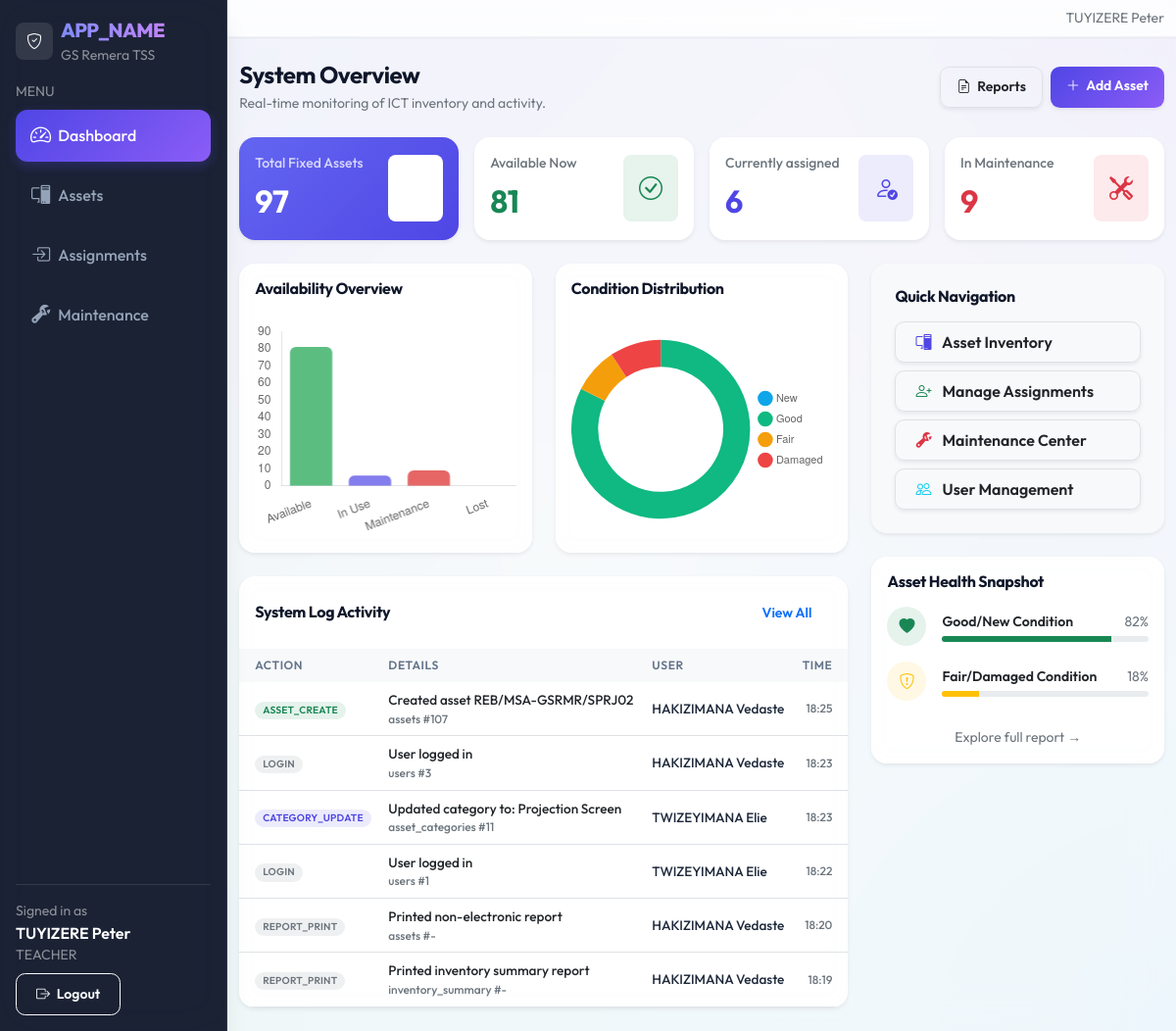
Page /index.php (signed in) on the committed database.
### tables this page shows
CREATE TABLE `audit_logs` (
  `id` bigint(20) UNSIGNED NOT NULL,
  `school_id` int(10) UNSIGNED NOT NULL,
  `user_id` int(10) UNSIGNED DEFAULT NULL,
  `action` varchar(50) NOT NULL,
  `entity` varchar(50) DEFAULT NULL,
  `entity_id` varchar(50) DEFAULT NULL,
  `description` varchar(255) DEFAULT NULL,
  `ip_address` varchar(45) DEFAULT NULL,
  `user_agent` varchar(255) DEFAULT NULL,
  `created_at` datetime NOT NULL DEFAULT CURRENT_TIMESTAMP
);

CREATE TABLE `users` (
  `id` int(10) UNSIGNED NOT NULL,
  `school_id` int(10) UNSIGNED NOT NULL,
  `role_id` int(10) UNSIGNED NOT NULL,
  `location_id` int(10) UNSIGNED DEFAULT NULL,
  `username` varchar(50) NOT NULL,
  `full_name` varchar(120) NOT NULL,
  `email` varchar(120) DEFAULT NULL,
  `password_hash` varchar(255) NOT NULL,
  `is_active` tinyint(1) NOT NULL DEFAULT '1',
  `last_login_at` datetime DEFAULT NULL,
  `created_at` datetime NOT NULL DEFAULT CURRENT_TIMESTAMP,
  `updated_at` datetime DEFAULT NULL ON UPDATE CURRENT_TIMESTAMP
);

### includes/url.php (called while the page is built, shortened)
<?php
function base_url(): string
{
  $b = defined('BASE_URL') ? (string)BASE_URL : '';
  $b = rtrim($b, '/');
  return $b;
}
function url(string $path): string
{
  $full = base_url() . $path;
  return $full === '' ? '/' : $full;
}

### index.php (the view, shortened to what this page needs)
<?php
require_once __DIR__ . '/includes/layout.php';
require_once __DIR__ . '/includes/url.php';
$pdo = db();
$sid = (int)$_SESSION['user']['school_id'];
$stats = [
  'total' => 0,
  'available' => 0,
  'in_use' => 0,
  'maintenance' => 0,
  'lost' => 0,
];
$scope_where = "school_id = ?";
$scope_params = [$sid];
$stmt_total = $pdo->prepare("SELECT COUNT(*) FROM assets WHERE $scope_where");
$stmt_total->execute($scope_params);
$stats['total'] = (int)$stmt_total->fetchColumn();
$stmt_status = $pdo->prepare("SELECT COUNT(*) FROM assets WHERE $scope_where AND status = ?");
foreach (['Available', 'In Use', 'Maintenance', 'Lost'] as $status) {
    $curr_params = $scope_params;
    $curr_params[] = $status;
    $stmt_status->execute($curr_params);
    $stats[strtolower(str_replace(' ', '_', $status))] = (int)$stmt_status->fetchColumn();
}
$stmt_cond = $pdo->prepare("SELECT asset_condition, COUNT(*) as count FROM assets WHERE $scope_where GROUP BY asset_condition");
$stmt_cond->execute($scope_params);
$conditionData = $stmt_cond->fetchAll(PDO::FETCH_KEY_PAIR);
$conditions = ['New', 'Good', 'Fair', 'Damaged'];
$conditionCounts = [];
foreach ($conditions as $cnd) {
    $conditionCounts[] = (int)($conditionData[$cnd] ?? 0);
}
$stmt_logs = $pdo->prepare("
  SELECT l.*, u.full_name
  FROM audit_logs l
  LEFT JOIN users u ON u.id = l.user_id
  WHERE l.school_id = ?
  ORDER BY l.created_at DESC
  LIMIT 6
");
$stmt_logs->execute([$sid]);
$recentLogs = $stmt_logs->fetchAll();
?>
<div class="d-flex align-items-center justify-content-between flex-wrap gap-2 mb-4">
  <div>
    <h1 class="h4 mb-1 fw-bold">System Overview</h1>
    <div class="text-secondary small">Real-time monitoring of ICT inventory and activity.</div>
  </div>
  <div class="d-flex gap-2">
    <a class="btn btn-white border shadow-sm btn-sm px-3" href="<?php echo htmlspecialchars(url('/reports/index.php')); ?>">
      <i class="bi bi-file-earmark-text me-1"></i> Reports
    </a>
    <a class="btn btn-primary btn-sm px-3 shadow-sm" href="<?php echo htmlspecialchars(url('/admin/assets/create.php')); ?>">
      <i class="bi bi-plus-lg me-1"></i> Add Asset
    </a>
  </div>
</div>
<div class="row g-3 mb-4">
  <div class="col-12 col-sm-6 col-xl-3">
    <div class="card border-0 shadow-sm overflow-hidden" style="background: linear-gradient(135deg, #6366f1 0%, #4f46e5 100%);">
      <div class="card-body p-3 text-white">
        <div class="d-flex align-items-center justify-content-between">
          <div>
            <div class="opacity-75 small fw-medium mb-1">Total Fixed Assets</div>
            <div class="fs-2 fw-bold"><?php echo $stats['total']; ?></div>
          </div>
          <div class="bg-white bg-opacity-20 rounded-3 p-3">
            <i class="bi bi-bank fs-4"></i>
          </div>
        </div>
      </div>
    </div>
  </div>
  <div class="col-12 col-sm-6 col-xl-3">
    <div class="card border-0 shadow-sm" style="background: white;">
      <div class="card-body p-3">
        <div class="d-flex align-items-center justify-content-between">
          <div>
            <div class="text-secondary small fw-medium mb-1">Available Now</div>
            <div class="fs-2 fw-bold text-success"><?php echo $stats['available']; ?></div>
          </div>
          <div class="bg-success bg-opacity-10 text-success rounded-3 p-3">
            <i class="bi bi-check-circle fs-4"></i>
          </div>
        </div>
      </div>
    </div>
  </div>
  <div class="col-12 col-sm-6 col-xl-3">
    <div class="card border-0 shadow-sm" style="background: white;">
      <div class="card-body p-3">
        <div class="d-flex align-items-center justify-content-between">
          <div>
            <div class="text-secondary small fw-medium mb-1">Currently assigned</div>
            <div class="fs-2 fw-bold text-primary"><?php echo $stats['in_use']; ?></div>
          </div>
          <div class="bg-primary bg-opacity-10 text-primary rounded-3 p-3">
            <i class="bi bi-person-check fs-4"></i>
          </div>
        </div>
      </div>
    </div>
  </div>
  <div class="col-12 col-sm-6 col-xl-3">
    <div class="card border-0 shadow-sm" style="background: white;">
      <div class="card-body p-3">
        <div class="d-flex align-items-center justify-content-between">
          <div>
            <div class="text-secondary small fw-medium mb-1">In Maintenance</div>
            <div class="fs-2 fw-bold text-danger"><?php echo $stats['maintenance']; ?></div>
          </div>
          <div class="bg-danger bg-opacity-10 text-danger rounded-3 p-3">
            <i class="bi bi-tools fs-4"></i>
          </div>
        </div>
      </div>
    </div>
  </div>
</div>
<div class="row g-4">
  <div class="col-12 col-xl-8">
    <div class="row g-4 mb-4">
      <div class="col-12 col-md-6">
        <div class="card border-0 shadow-sm h-100">
          <div class="card-body">
            <h6 class="fw-bold mb-4">Availability Overview</h6>
            <div style="height: 220px;">
              <canvas id="availabilityChart"></canvas>
            </div>
          </div>
        </div>
      </div>
      <div class="col-12 col-md-6">
        <div class="card border-0 shadow-sm h-100">
          <div class="card-body">
            <h6 class="fw-bold mb-4">Condition Distribution</h6>
            <div style="height: 220px;">
              <canvas id="conditionChart"></canvas>
            </div>
          </div>
        </div>
      </div>
    </div>
    <div class="card border-0 shadow-sm">
      <div class="card-body p-0">
        <div class="p-3 d-flex align-items-center justify-content-between">
          <h6 class="fw-bold mb-0">System Log Activity</h6>
          <a href="<?php echo url('/admin/audit/index.php'); ?>" class="btn btn-sm btn-link text-decoration-none">View All</a>
        </div>
        <div class="table-responsive">
          <table class="table table-hover align-middle mb-0" style="font-size: 0.85rem;">
            <thead class="bg-light text-secondary small">
              <tr>
                <th class="ps-3 py-2 border-0">Action</th>
                <th class="py-2 border-0">Details</th>
                <th class="py-2 border-0">User</th>
                <th class="py-2 border-0 pe-3 text-end">Time</th>
              </tr>
            </thead>
            <tbody>
              <?php foreach ($recentLogs as $log): ?>
                <tr>
                  <td class="ps-3">
                    <?php
                      $actionColor = 'secondary';
                      if (strpos($log['action'], 'CREATE') !== false) $actionColor = 'success';
                      elseif (strpos($log['action'], 'UPDATE') !== false) $actionColor = 'primary';
                      elseif (strpos($log['action'], 'DELETE') !== false) $actionColor = 'danger';
                      elseif (strpos($log['action'], 'ASSIGN') !== false) $actionColor = 'info';
                    ?>
                    <span class="badge rounded-pill bg-<?php echo $actionColor; ?> bg-opacity-10 text-<?php echo $actionColor; ?> px-2">
                      <?php echo htmlspecialchars($log['action']); ?>
                    </span>
                  </td>
                  <td>
                    <div class="text-dark fw-medium"><?php echo htmlspecialchars($log['description']); ?></div>
                    <div class="text-secondary small italic"><?php echo htmlspecialchars($log['entity'] ?: '-'); ?> #<?php echo htmlspecialchars($log['entity_id'] ?: '-'); ?></div>
                  </td>
                  <td><?php echo htmlspecialchars($log['full_name'] ?: 'System'); ?></td>
                  <td class="pe-3 text-end text-secondary small"><?php echo date('H:i', strtotime($log['created_at'])); ?></td>
                </tr>
              <?php endforeach; ?>
            </tbody>
          </table>
        </div>
      </div>
    </div>
  </div>
  <div class="col-12 col-xl-4">
    <div class="card border-0 shadow-sm mb-4 bg-light">
      <div class="card-body p-4">
        <h6 class="fw-bold mb-3">Quick Navigation</h6>
        <div class="d-grid gap-2">
          <a class="btn btn-white border shadow-sm text-start py-2" href="<?php echo url('/admin/assets/index.php'); ?>">
            <i class="bi bi-pc-display me-2 text-primary"></i> Asset Inventory
          </a>
          <a class="btn btn-white border shadow-sm text-start py-2" href="<?php echo url('/teacher/assignments/index.php'); ?>">
            <i class="bi bi-person-plus me-2 text-success"></i> Manage Assignments
          </a>
          <a class="btn btn-white border shadow-sm text-start py-2" href="<?php echo url('/teacher/maintenance/index.php'); ?>">
            <i class="bi bi-wrench-adjustable me-2 text-danger"></i> Maintenance Center
          </a>
          <a class="btn btn-white border shadow-sm text-start py-2" href="<?php echo url('/admin/users/index.php'); ?>">
            <i class="bi bi-people me-2 text-info"></i> User Management
          </a>
        </div>
      </div>
    </div>
    <div class="card border-0 shadow-sm">
      <div class="card-body">
        <h6 class="fw-bold mb-3">Asset Health Snapshot</h6>
        <div class="d-flex flex-column gap-3">
          <div class="d-flex align-items-center gap-3">
            <div class="bg-success bg-opacity-10 text-success rounded-circle p-2" style="width: 40px; height: 40px; display: flex; align-items: center; justify-content: center;">
              <i class="bi bi-heart-fill"></i>
            </div>
            <div class="flex-grow-1">
              <div class="d-flex justify-content-between align-items-center mb-1">
                <span class="small fw-semibold">Good/New Condition</span>
                <span class="small text-secondary"><?php echo round(($conditionCounts[0] + $conditionCounts[1]) / max(1, $stats['total']) * 100); ?>%</span>
              </div>
              <div class="progress" style="height: 6px;">
                <div class="progress-bar bg-success" style="width: <?php echo round(($conditionCounts[0] + $conditionCounts[1]) / max(1, $stats['total']) * 100); ?>%"></div>
              </div>
            </div>
          </div>
          <div class="d-flex align-items-center gap-3">
            <div class="bg-warning bg-opacity-10 text-warning rounded-circle p-2" style="width: 40px; height: 40px; display: flex; align-items: center; justify-content: center;">
              <i class="bi bi-shield-exclamation"></i>
            </div>
            <div class="flex-grow-1">
              <div class="d-flex justify-content-between align-items-center mb-1">
                <span class="small fw-semibold">Fair/Damaged Condition</span>
                <span class="small text-secondary"><?php echo round(($conditionCounts[2] + $conditionCounts[3]) / max(1, $stats['total']) * 100); ?>%</span>
              </div>
              <div class="progress" style="height: 6px;">
                <div class="progress-bar bg-warning" style="width: <?php echo round(($conditionCounts[2] + $conditionCounts[3]) / max(1, $stats['total']) * 100); ?>%"></div>
              </div>
            </div>
          </div>
          <div class="mt-2 text-center">
            <a href="<?php echo url('/reports/inventory.php'); ?>" class="small text-secondary text-decoration-none">Explore full report →</a>
          </div>
        </div>
      </div>
    </div>
  </div>
</div>
<script>
// Availability Chart
const availabilityCtx = document.getElementById('availabilityChart').getContext('2d');
new Chart(availabilityCtx, {
    type: 'bar',
    data: {
        labels: ['Available', 'In Use', 'Maintenance', 'Lost'],
        datasets: [{
            label: 'Asset Count',
            data: [
                <?php echo $stats['available']; ?>,
                <?php echo $stats['in_use']; ?>,
                <?php echo $stats['maintenance']; ?>,
                <?php echo $stats['lost']; ?>
            ],
            backgroundColor: [
                'rgba(22, 163, 74, 0.7)',  // Success
                'rgba(79, 70, 229, 0.7)',  // Primary
                'rgba(220, 38, 38, 0.7)',  // Danger
                'rgba(107, 114, 128, 0.7)' // Gray
            ],
            borderRadius: 6,
            borderWidth: 0
        }]
    },
    options: {
        responsive: true,
        maintainAspectRatio: false,
        plugins: { legend: { display: false } },
        scales: {
            y: { beginAtZero: true, grid: { display: false }, ticks: { stepSize: 10 } },
            x: { grid: { display: false } }
        }
    }
});
// Condition Chart
const conditionCtx = document.getElementById('conditionChart').getContext('2d');
new Chart(conditionCtx, {
    type: 'doughnut',
    data: {
        labels: ['New', 'Good', 'Fair', 'Damaged'],
        datasets: [{
            data: [<?php echo implode(',', $conditionCounts); ?>],
            backgroundColor: [
                '#0ea5e9', // Sky
                '#10b981', // Emerald
                '#f59e0b', // Amber
                '#ef4444'  // Red
            ],
            hoverOffset: 10,
            borderWidth: 0
        }]
    },
    options: {
        responsive: true,
        maintainAspectRatio: false,
        cutout: '70%',
        plugins: {
            legend: {
                position: 'right',
                labels: { usePointStyle: true, font: { size: 11 } }
            }
        }
    }
});
</script>

### rows in the picture
audit_logs: action "ASSET_CREATE", description "Created asset REB/MSA-GSRMR/SPRJ02", entity "assets", entity "107", user.full_name "HAKIZIMANA Vedaste", created_at "18:25"
audit_logs: action "LOGIN", description "User logged in", entity "users", entity "3", user.full_name "HAKIZIMANA Vedaste", created_at "18:23"
audit_logs: action "CATEGORY_UPDATE", description "Updated category to: Projection Screen", entity "asset_categories", entity "11", user.full_name "TWIZEYIMANA Elie", created_at "18:23"
audit_logs: action "LOGIN", description "User logged in", entity "users", entity "1", user.full_name "TWIZEYIMANA Elie", created_at "18:22"
audit_logs: action "REPORT_PRINT", description "Printed non-electronic report", entity "assets", entity "-", user.full_name "HAKIZIMANA Vedaste", created_at "18:20"
audit_logs: action "REPORT_PRINT", description "Printed inventory summary report", entity "inventory_summary", entity "-", user.full_name "HAKIZIMANA Vedaste", created_at "18:19"

### other values in the picture
$appTitle "APP_NAME"
$user['school_name'] "GS Remera TSS"
$item['label'] "Dashboard"
$item['label'] "Assets"
$item['label'] "Assignments"
$item['label'] "Maintenance"
$fullName ?: 'User' "TUYIZERE Peter"
$role ?: '-' "TEACHER"
$fullName ?: '' "TUYIZERE Peter"
$stats['total'] "97"
$stats['available'] "81"
$stats['in_use'] "6"
$stats['maintenance'] "9"
chart data {{ $stats['available'] }} 81
chart data {{ $stats['in_use'] }} 6
